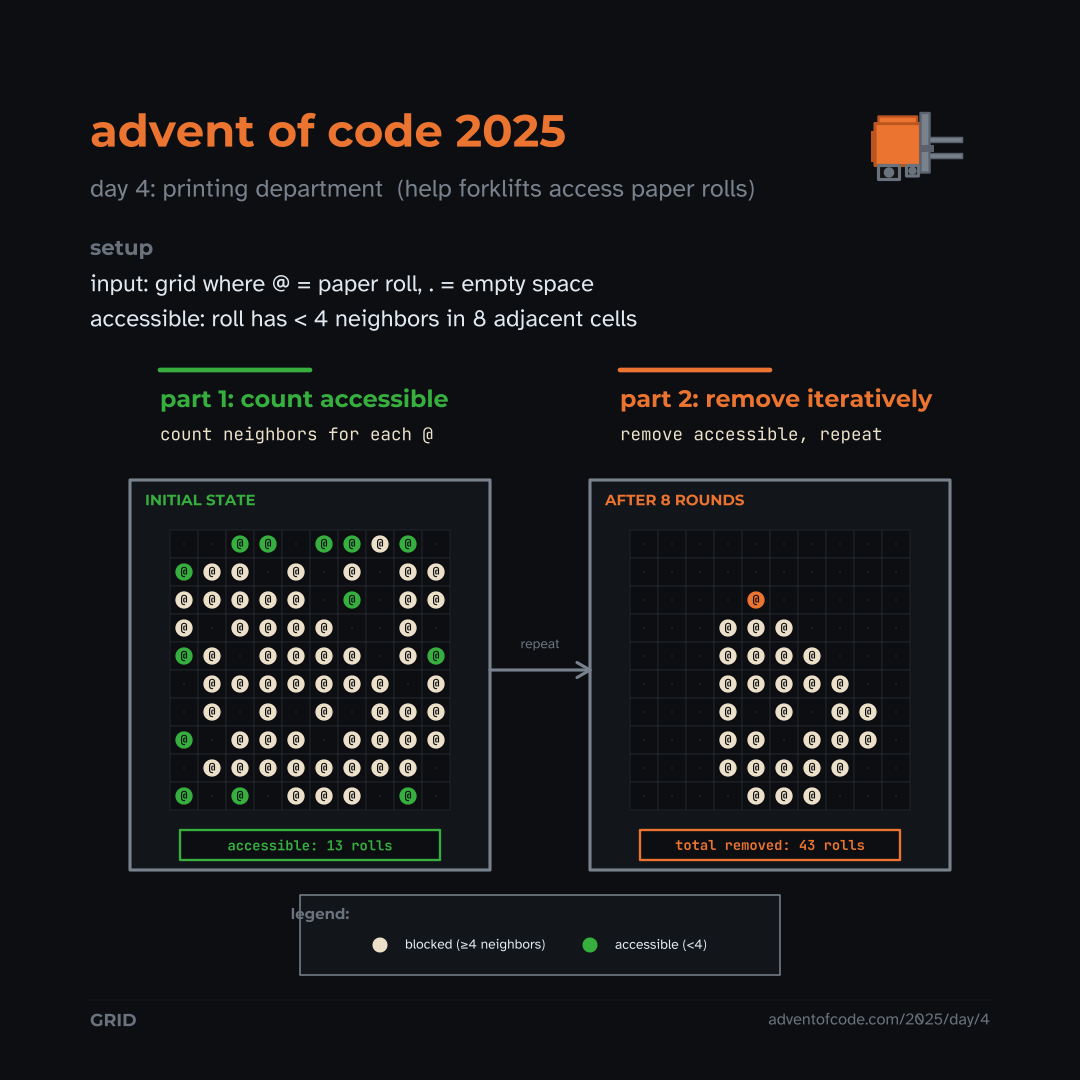

R code for this plot:
#!/usr/bin/env Rscript

# Advent of Code 2025 Day 4 graphic

library(showtext)
font_add_google("Montserrat", "montserrat")
font_add_google("Atkinson Hyperlegible", "atkinson")
font_add_google("JetBrains Mono", "jetbrains")
showtext_auto()

create_day4_graphic <- function(
    output_path = "2025/Day4/day04_graphic.png",
    aspect_ratio = "1:1"
) {
  
  # Printing department / warehouse palette
  colors <- list(
    bg_dark      = "#0d1117",
    panel        = "#161b22",
    paper_white  = "#f0e6d3",
    forklift_org = "#f0883e",
    access_green = "#3fb950",
    blocked_red  = "#f85149",
    metal        = "#8b949e",
    text_main    = "#e6edf3",
    text_dim     = "#7d8590",
    grid_line    = "#30363d",
    wheel_dark   = "#1a1a1a"
  )
  
  # Dimensions
  dims <- switch(aspect_ratio,
                 "1:1"  = c(width = 1080, height = 1080),
                 "16:9" = c(width = 1920, height = 1080),
                 "4:5"  = c(width = 1080, height = 1350),
                 c(width = 1080, height = 1080)
  )
  
  png(output_path, width = dims["width"], height = dims["height"], 
      bg = colors$bg_dark, res = 150)
  
  par(mar = c(0, 0, 0, 0), bg = colors$bg_dark)
  plot.new()
  plot.window(xlim = c(0, 10), ylim = c(0, 10))
  
  # Helper function to draw a mini grid of paper rolls
  draw_roll_grid <- function(cx, cy, grid_str, highlight_type = "part1",
                             accent_color, label, result_text) {
    
    rows <- strsplit(grid_str, "\n")[[1]]
    n_rows <- length(rows)
    n_cols <- nchar(rows[1])
    
    cell_size <- 0.28
    total_w <- n_cols * cell_size
    total_h <- n_rows * cell_size
    start_x <- cx - total_w / 2
    start_y <- cy + total_h / 2
    
    # Panel background
    rect(cx - total_w/2 - 0.4, cy - total_h/2 - 0.6,
         cx + total_w/2 + 0.4, cy + total_h/2 + 0.5,
         col = colors$panel, border = colors$metal, lwd = 2)
    
    # Label
    text(cx - total_w/2 - 0.25, cy + total_h/2 + 0.3, label,
         col = accent_color, cex = 0.6, adj = 0, family = "montserrat", font = 2)
    
    # Draw grid
    for (r in 1:n_rows) {
      chars <- strsplit(rows[r], "")[[1]]
      for (c in 1:n_cols) {
        cell_x <- start_x + (c - 0.5) * cell_size
        cell_y <- start_y - (r - 0.5) * cell_size
        
        char <- chars[c]
        
        # Grid cell background
        rect(cell_x - cell_size/2, cell_y - cell_size/2,
             cell_x + cell_size/2, cell_y + cell_size/2,
             col = colors$bg_dark, border = colors$grid_line, lwd = 0.5)
        
        if (char == "@") {
          # Paper roll (blocked, many neighbors)
          points(cell_x, cell_y, pch = 19, col = colors$paper_white, cex = 1.4)
          text(cell_x, cell_y, "@", col = colors$bg_dark, cex = 0.45, 
               family = "jetbrains", font = 2)
        } else if (char == "x") {
          # Accessible roll (highlighted)
          points(cell_x, cell_y, pch = 19, col = accent_color, cex = 1.4)
          text(cell_x, cell_y, "@", col = colors$bg_dark, cex = 0.45,
               family = "jetbrains", font = 2)
        } else if (char == ".") {
          # Empty cell
          text(cell_x, cell_y, "·", col = colors$grid_line, cex = 0.4,
               family = "jetbrains")
        }
      }
    }
    
    # Result display
    rect(cx - 1.3, cy - total_h/2 - 0.5,
         cx + 1.3, cy - total_h/2 - 0.2,
         col = colors$bg_dark, border = accent_color, lwd = 1.5)
    
    text(cx, cy - total_h/2 - 0.35, result_text,
         col = accent_color, cex = 0.55, family = "jetbrains", font = 2)
  }
  
  # Improved forklift icon - more recognizable
  draw_forklift <- function(x, y, size = 0.5) {
    # Main cab body
    rect(x - size*0.5, y - size*0.15, x + size*0.15, y + size*0.45,
         col = colors$forklift_org, border = "#c96a28", lwd = 2)
    
    # Cab roof/overhead guard
    rect(x - size*0.45, y + size*0.45, x + size*0.1, y + size*0.55,
         col = colors$forklift_org, border = "#c96a28", lwd = 1.5)
    
    # Vertical mast
    rect(x + size*0.15, y - size*0.25, x + size*0.28, y + size*0.6,
         col = colors$metal, border = "#6e7681", lwd = 1.5)
    
    # Fork carriage (horizontal bar)
    rect(x + size*0.15, y + size*0.05, x + size*0.35, y + size*0.15,
         col = "#6e7681", border = NA)
    
    # Forks (two prongs)
    rect(x + size*0.28, y - size*0.05, x + size*0.75, y + size*0.02,
         col = colors$metal, border = "#6e7681", lwd = 1)
    rect(x + size*0.28, y + size*0.18, x + size*0.75, y + size*0.25,
         col = colors$metal, border = "#6e7681", lwd = 1)
    
    # Back wheel (larger)
    rect(x - size*0.45, y - size*0.35, x - size*0.15, y - size*0.15,
         col = colors$wheel_dark, border = colors$text_dim, lwd = 2)
    # Back wheel hub
    points(x - size*0.30, y - size*0.25, pch = 19, col = colors$text_dim, cex = 0.8)
    
    # Front wheel (smaller)
    rect(x - size*0.05, y - size*0.30, x + size*0.12, y - size*0.15,
         col = colors$wheel_dark, border = colors$text_dim, lwd = 2)
    # Front wheel hub
    points(x + size*0.035, y - size*0.225, pch = 19, col = colors$text_dim, cex = 0.6)
    
    # Counterweight at back
    rect(x - size*0.55, y - size*0.10, x - size*0.50, y + size*0.35,
         col = "#c96a28", border = NA)
  }
  
  # Forklift decoration
  draw_forklift(8.7, 8.85, size = 0.7)
  
  # HEADER
  text(0.5, 9.1, "advent of code 2025", 
       col = colors$forklift_org, cex = 1.8, adj = 0, family = "montserrat", font = 2)
  text(0.5, 8.5, "day 4: printing department  (help forklifts access paper rolls)",
       col = colors$metal, cex = 1.0, adj = 0, family = "atkinson")
  
  # SETUP
  text(0.5, 7.9, "setup", 
       col = colors$text_dim, cex = 0.85, adj = 0, family = "montserrat", font = 2)
  
  text(0.5, 7.55,
       "input: grid where @ = paper roll, . = empty space",
       col = colors$text_main, cex = 0.95, adj = 0, family = "atkinson")
  
  text(0.5, 7.2,
       "accessible: roll has < 4 neighbors in 8 adjacent cells",
       col = colors$text_main, cex = 0.95, adj = 0, family = "atkinson")
  
  # Grid center x positions (symmetric around center 5.0)
  grid1_cx <- 2.7
  grid2_cx <- 7.3
  grid_cy <- 3.7  # Same y for both grids
  
  # PART 1 section - centered over left grid
  segments(grid1_cx - 1.5, 6.7, grid1_cx + 0.0, 6.7, col = colors$access_green, lwd = 3)
  text(grid1_cx - 1.5, 6.4, "part 1: count accessible",
       col = colors$access_green, cex = 0.95, adj = 0, family = "montserrat", font = 2)
  text(grid1_cx - 1.5, 6.05, "count neighbors for each @",
       col = colors$paper_white, cex = 0.7, adj = 0, family = "jetbrains")
  
  # PART 2 section - centered over right grid
  segments(grid2_cx - 1.5, 6.7, grid2_cx + 0.0, 6.7, col = colors$forklift_org, lwd = 3)
  text(grid2_cx - 1.5, 6.4, "part 2: remove iteratively",
       col = colors$forklift_org, cex = 0.95, adj = 0, family = "montserrat", font = 2)
  text(grid2_cx - 1.5, 6.05, "remove accessible, repeat",
       col = colors$paper_white, cex = 0.7, adj = 0, family = "jetbrains")
  
  # Part 1 grid (accessible highlighted)
  part1_grid <- "..xx.xx@x.
x@@.@.@.@@
@@@@@.x.@@
@.@@@@..@.
x@.@@@@.@x
.@@@@@@@.@
.@.@.@.@@@
x.@@@.@@@@
.@@@@@@@@.
x.x.@@@.x."
  
  draw_roll_grid(cx = grid1_cx, cy = grid_cy,
                 grid_str = part1_grid,
                 highlight_type = "part1",
                 accent_color = colors$access_green,
                 label = "INITIAL STATE",
                 result_text = "accessible: 13 rolls")
  
  # Part 2 grid (showing final state after many removals)
  part2_grid <- "..........
..........
....x.....
...@@@....
...@@@@...
...@@@@@..
...@.@.@@.
...@@.@@@.
...@@@@@..
....@@@..."
  
  draw_roll_grid(cx = grid2_cx, cy = grid_cy,
                 grid_str = part2_grid,
                 highlight_type = "part2",
                 accent_color = colors$forklift_org,
                 label = "AFTER 8 ROUNDS",
                 result_text = "total removed: 43 rolls")
  
  # Process arrow between grids (centered between the two grids)
  arrow_x <- (grid1_cx + grid2_cx) / 2
  arrows(arrow_x - 0.5, grid_cy, arrow_x + 0.5, grid_cy, 
         col = colors$metal, lwd = 2, length = 0.1)
  text(arrow_x, grid_cy + 0.25, "repeat", col = colors$text_dim, cex = 0.55, family = "atkinson")
  
  # Legend - centered at bottom
  legend_cx <- 5.0
  legend_w <- 2.4
  rect(legend_cx - legend_w, 0.65, legend_cx + legend_w, 1.45, 
       col = colors$panel, border = colors$metal, lwd = 1)
  text(legend_cx - legend_w + 0.2, 1.25, "legend:", col = colors$text_dim, cex = 0.6, 
       family = "montserrat", font = 2)
  
  # Legend items - evenly spaced
  points(legend_cx - 1.6, 0.95, pch = 19, col = colors$paper_white, cex = 1.2)
  text(legend_cx - 1.35, 0.95, "blocked (≥4 neighbors)", col = colors$text_main, 
       cex = 0.55, adj = 0, family = "atkinson")
  
  points(legend_cx + 0.5, 0.95, pch = 19, col = colors$access_green, cex = 1.2)
  text(legend_cx + 0.75, 0.95, "accessible (<4)", col = colors$text_main, 
       cex = 0.55, adj = 0, family = "atkinson")
  
  # FOOTER
  segments(0.5, 0.4, 9.5, 0.4, col = colors$panel, lwd = 1)
  
  text(0.5, 0.2, "GRID", 
       col = colors$text_dim, cex = 0.7, adj = 0, family = "montserrat", font = 2)
  
  text(9.5, 0.2, "adventofcode.com/2025/day/4",
       col = colors$text_dim, cex = 0.65, adj = 1, family = "atkinson")
  
  dev.off()
  message("Graphic saved to: ", output_path)
}


create_day4_graphic("2025/Day4/day04_graphic.png", aspect_ratio = "1:1")